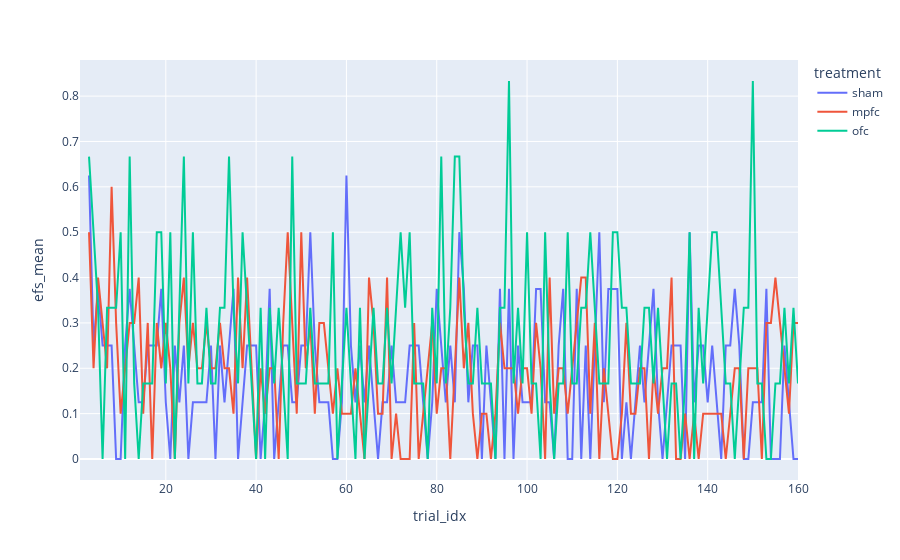

Here is the notebook cell this chart was saved with:
### Markdown cell above
**Raw Plot**

### Code cell
fig = px.line(efs_by_trt_trial, x="trial_idx", y="efs_mean", color="treatment", category_orders=cat)
fig

### Figure 1 — Plotly figure (JSON) as saved in the notebook; plotly's stock layout.template omitted (floating-point values rounded to 4 significant figures; data arrays with more than 128 entries replaced by an {"elided": "..."} marker saying what was removed)
{"data": [{"hovertemplate": "treatment=sham<br>trial_idx=%{x}<br>efs_mean=%{y}<extra></extra>", "legendgroup": "sham", "line": {"color": "#636efa", "dash": "solid"}, "marker": {"symbol": "circle"}, "mode": "lines", "name": "sham", "orientation": "v", "showlegend": true, "type": "scatter", "x": {"elided": "160 int values"}, "xaxis": "x", "y": {"elided": "160 float values"}, "yaxis": "y"}, {"hovertemplate": "treatment=mpfc<br>trial_idx=%{x}<br>efs_mean=%{y}<extra></extra>", "legendgroup": "mpfc", "line": {"color": "#EF553B", "dash": "solid"}, "marker": {"symbol": "circle"}, "mode": "lines", "name": "mpfc", "orientation": "v", "showlegend": true, "type": "scatter", "x": {"elided": "160 int values"}, "xaxis": "x", "y": {"elided": "160 float values"}, "yaxis": "y"}, {"hovertemplate": "treatment=ofc<br>trial_idx=%{x}<br>efs_mean=%{y}<extra></extra>", "legendgroup": "ofc", "line": {"color": "#00cc96", "dash": "solid"}, "marker": {"symbol": "circle"}, "mode": "lines", "name": "ofc", "orientation": "v", "showlegend": true, "type": "scatter", "x": {"elided": "160 int values"}, "xaxis": "x", "y": {"elided": "160 float values"}, "yaxis": "y"}], "layout": {"legend": {"title": {"text": "treatment"}, "tracegroupgap": 0}, "margin": {"t": 60}, "xaxis": {"anchor": "y", "domain": [0, 1], "title": {"text": "trial_idx"}}, "yaxis": {"anchor": "x", "domain": [0, 1], "title": {"text": "efs_mean"}}}}
